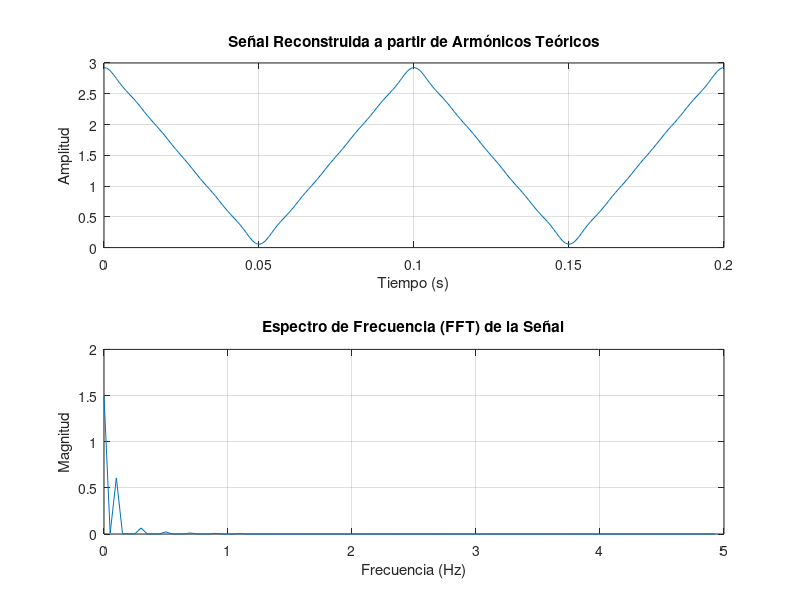

This chart was generated by the following MATLAB code:
% Definir parámetros de la señal
T = 0.1;  % Periodo de la señal (en segundos)
f = 1/T;  % Frecuencia fundamental (en Hz)

% Definir las amplitudes de los armónicos según la nueva tabla proporcionada
A0 = 1.49;  % Componente de corriente continua (DC)
A1 = 1.21;   % Amplitud fundamental de la señal
A3 = 0.13;   % Armónico 3
A5 = 0.048;  % Armónico 5
A7 = 0.024;  % Armónico 7
A9 = 0.015;  % Armónico 9
A11 = 0.01;  % Armónico 11

% Definir el tiempo
t = 0:T/100:2*T;  % 2 períodos de la señal con 100 muestras por período

% Reconstrucción de la señal triangular con los armónicos impares y usando coseno
V0 = A0 * ones(size(t));               % Componente DC (armónico 0)
V1 = A1 * cos(2 * pi * f * t);         % Armónico 1
V3 = A3 * cos(2 * pi * 3 * f * t);     % Armónico 3
V5 = A5 * cos(2 * pi * 5 * f * t);     % Armónico 5
V7 = A7 * cos(2 * pi * 7 * f * t);     % Armónico 7
V9 = A9 * cos(2 * pi * 9 * f * t);     % Armónico 9
V11 = A11 * cos(2 * pi * 11 * f * t);  % Armónico 11

% Señal reconstruida sumando todos los armónicos
VT = V0 + V1 + V3 + V5 + V7 + V9 + V11;

% Graficar la señal reconstruida
figure;
subplot(2,1,1);  % Subgráfico para la señal en el dominio del tiempo
plot(t, VT);
title('Señal Reconstruida a partir de Armónicos Teóricos');
xlabel('Tiempo (s)');
ylabel('Amplitud');
grid on;

% Aplicar la FFT a la señal
N = length(VT);  % Número de puntos en la señal
f_fft = fft(VT);  % Calcular la FFT

% Calcular las frecuencias correspondientes
f_rec = (0:N-1)*(1/T)/N;  % Vector de frecuencias

% Magnitud de la FFT
mag_f_fft = abs(f_fft)/N;

% Graficar la FFT en el dominio de la frecuencia
subplot(2,1,2);  % Subgráfico para la FFT
f_half = floor(N/2); % Asegurarse de que N/2 sea un entero
plot(f_rec(1:f_half), mag_f_fft(1:f_half)); % Graficar solo las frecuencias positivas
title('Espectro de Frecuencia (FFT) de la Señal');
xlabel('Frecuencia (Hz)');
ylabel('Magnitud');
grid on;
